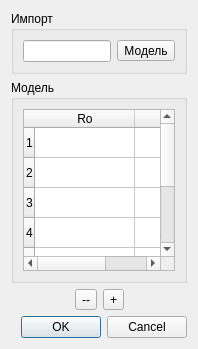
<?xml version="1.0" encoding="UTF-8"?>
<ui version="4.0">
 <class>Dialog</class>
 <widget class="QDialog" name="Dialog">
  <property name="geometry">
   <rect>
    <x>0</x>
    <y>0</y>
    <width>198</width>
    <height>349</height>
   </rect>
  </property>
  <property name="sizePolicy">
   <sizepolicy hsizetype="Preferred" vsizetype="Preferred">
    <horstretch>0</horstretch>
    <verstretch>0</verstretch>
   </sizepolicy>
  </property>
  <property name="windowTitle">
   <string>Создание модели</string>
  </property>
  <layout class="QVBoxLayout" name="verticalLayout">
   <item>
    <layout class="QVBoxLayout" name="verticalLayout_2">
     <item>
      <widget class="QGroupBox" name="groupBox_3">
       <property name="title">
        <string>Импорт</string>
       </property>
       <layout class="QGridLayout" name="gridLayout_3">
        <item row="0" column="0">
         <widget class="QLineEdit" name="modelFileName"/>
        </item>
        <item row="0" column="1">
         <widget class="QToolButton" name="modelFileButton">
          <property name="text">
           <string>Модель</string>
          </property>
         </widget>
        </item>
       </layout>
      </widget>
     </item>
     <item>
      <widget class="QGroupBox" name="groupBox">
       <property name="title">
        <string>Модель</string>
       </property>
       <layout class="QGridLayout" name="gridLayout">
        <item row="0" column="1">
         <widget class="QTableWidget" name="modelTableWidget">
          <property name="alternatingRowColors">
           <bool>false</bool>
          </property>
          <property name="verticalScrollMode">
           <enum>QAbstractItemView::ScrollPerPixel</enum>
          </property>
          <property name="horizontalScrollMode">
           <enum>QAbstractItemView::ScrollPerPixel</enum>
          </property>
          <property name="rowCount">
           <number>8</number>
          </property>
          <attribute name="horizontalHeaderCascadingSectionResizes">
           <bool>false</bool>
          </attribute>
          <attribute name="horizontalHeaderHighlightSections">
           <bool>true</bool>
          </attribute>
          <attribute name="horizontalHeaderStretchLastSection">
           <bool>true</bool>
          </attribute>
          <row/>
          <row/>
          <row/>
          <row/>
          <row/>
          <row/>
          <row/>
          <row/>
          <column>
           <property name="text">
            <string>Ro</string>
           </property>
          </column>
          <column>
           <property name="text">
            <string>H</string>
           </property>
          </column>
         </widget>
        </item>
       </layout>
      </widget>
     </item>
     <item>
      <layout class="QHBoxLayout" name="horizontalLayout_2">
       <item>
        <spacer name="horizontalSpacer">
         <property name="orientation">
          <enum>Qt::Horizontal</enum>
         </property>
         <property name="sizeHint" stdset="0">
          <size>
           <width>40</width>
           <height>20</height>
          </size>
         </property>
        </spacer>
       </item>
       <item>
        <widget class="QToolButton" name="deleteRowButton">
         <property name="text">
          <string>--</string>
         </property>
        </widget>
       </item>
       <item>
        <widget class="QToolButton" name="addRowButton">
         <property name="text">
          <string>+</string>
         </property>
        </widget>
       </item>
       <item>
        <spacer name="horizontalSpacer_2">
         <property name="orientation">
          <enum>Qt::Horizontal</enum>
         </property>
         <property name="sizeHint" stdset="0">
          <size>
           <width>40</width>
           <height>20</height>
          </size>
         </property>
        </spacer>
       </item>
      </layout>
     </item>
    </layout>
   </item>
   <item>
    <widget class="QDialogButtonBox" name="buttonBox">
     <property name="orientation">
      <enum>Qt::Horizontal</enum>
     </property>
     <property name="standardButtons">
      <set>QDialogButtonBox::Cancel|QDialogButtonBox::Ok</set>
     </property>
    </widget>
   </item>
  </layout>
 </widget>
 <resources/>
 <connections>
  <connection>
   <sender>buttonBox</sender>
   <signal>accepted()</signal>
   <receiver>Dialog</receiver>
   <slot>accept()</slot>
   <hints>
    <hint type="sourcelabel">
     <x>248</x>
     <y>254</y>
    </hint>
    <hint type="destinationlabel">
     <x>157</x>
     <y>274</y>
    </hint>
   </hints>
  </connection>
  <connection>
   <sender>buttonBox</sender>
   <signal>rejected()</signal>
   <receiver>Dialog</receiver>
   <slot>reject()</slot>
   <hints>
    <hint type="sourcelabel">
     <x>316</x>
     <y>260</y>
    </hint>
    <hint type="destinationlabel">
     <x>286</x>
     <y>274</y>
    </hint>
   </hints>
  </connection>
 </connections>
</ui>
